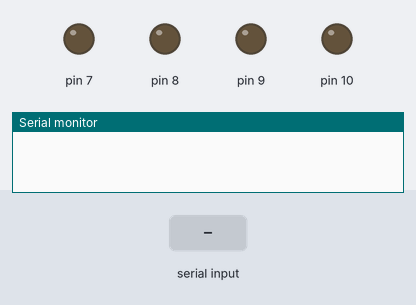
Recording of a sketch running on a simulated Arduino Uno, built with avr-gcc and run on an emulated ATmega328P. On the bench: output pins drawn as LEDs (lit = HIGH), the last lines printed to the serial monitor. Inputs (shaded band) come from the test bench.

Above: at 1.2 s.
1.3 s: "R" received over Serial
At 2.5 s:
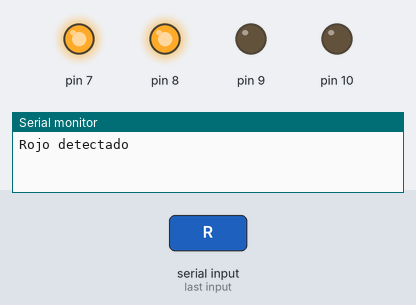
2.8 s: "G" received over Serial
At 3.9 s:
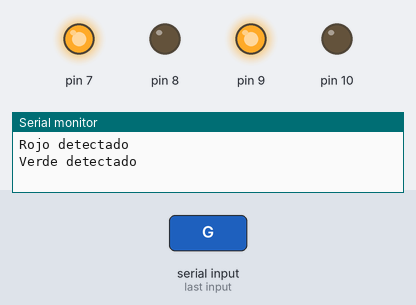
4.3 s: "B" received over Serial
At 5.0 s:
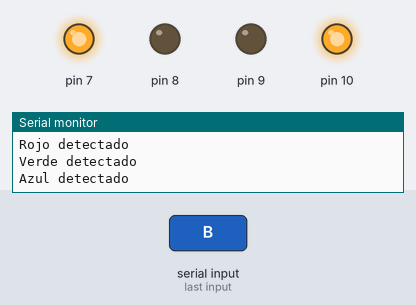
5.8 s: "1" received over Serial
At 6.2 s:
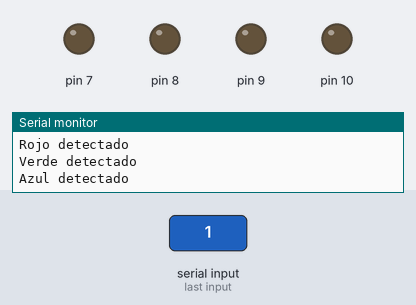
Timing chart, 0 to 8.3 s (numbered marks = the images above; inputs shaded):
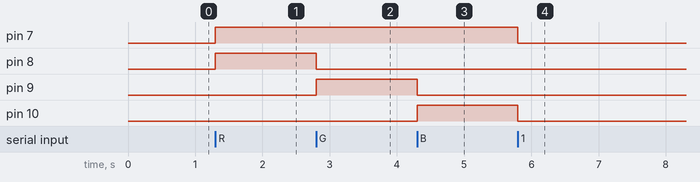

Measured:
- after the input at 1.3 s, pin 7, pin 8: LOW → HIGH at once
- after the input at 2.8 s, pin 8: HIGH → LOW at once; pin 9: LOW → HIGH at once
- after the input at 4.3 s, pin 9: HIGH → LOW at once; pin 10: LOW → HIGH at once
- after the input at 5.8 s, pin 7, pin 10: HIGH → LOW at once

The sketch:

sketch_mar14a.ino
```cpp
char dato;

void setup() {

Serial.begin(9600);

pinMode(7,OUTPUT);
pinMode(8,OUTPUT);
pinMode(9,OUTPUT);
pinMode(10,OUTPUT);

}

void loop() {

if(Serial.available()){

dato = Serial.read();

digitalWrite(7,LOW);
digitalWrite(8,LOW);
digitalWrite(9,LOW);
digitalWrite(10,LOW);

if(dato=='R'){
Serial.println("Rojo detectado");
digitalWrite(7,HIGH);
digitalWrite(8,HIGH);
}

if(dato=='G'){
Serial.println("Verde detectado");
digitalWrite(7,HIGH);
digitalWrite(9,HIGH);
}

if(dato=='B'){
Serial.println("Azul detectado");
digitalWrite(7,HIGH);
digitalWrite(10,HIGH);
}

if(dato=='N'){
Serial.println("Sin objeto");
}

}

}
```
